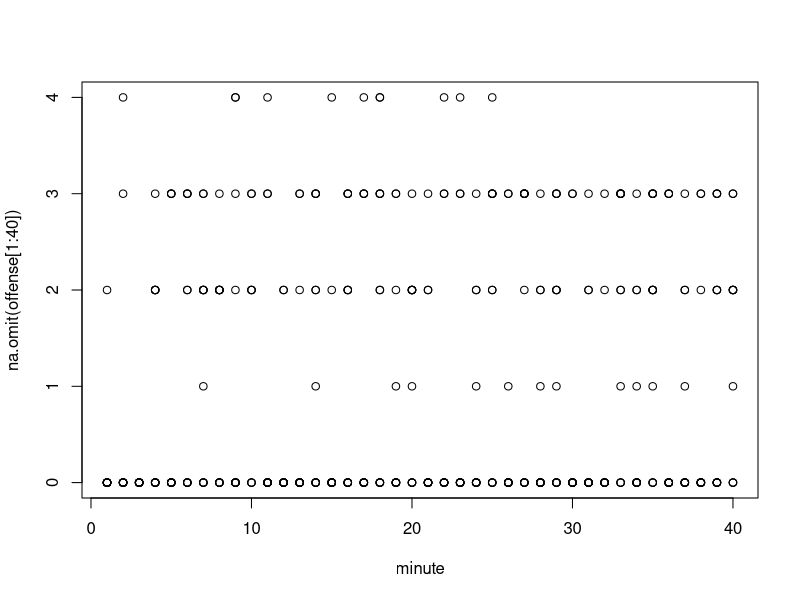
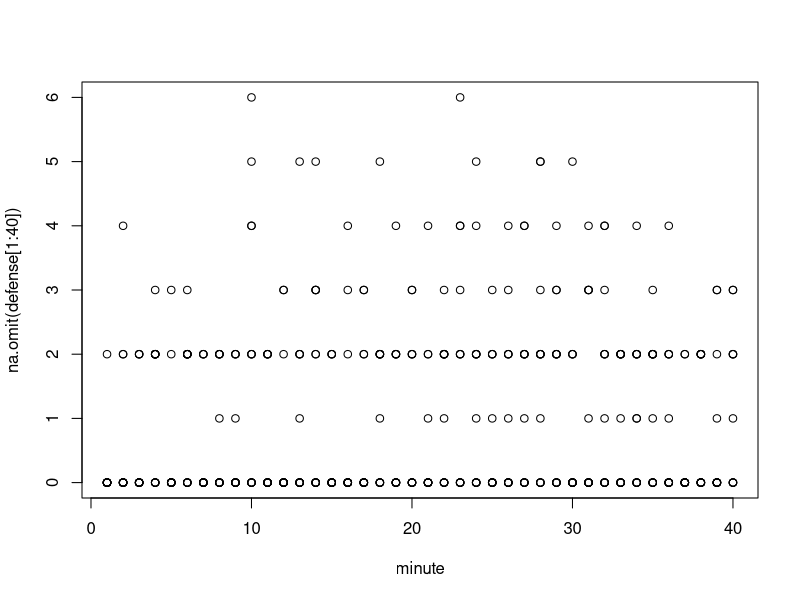
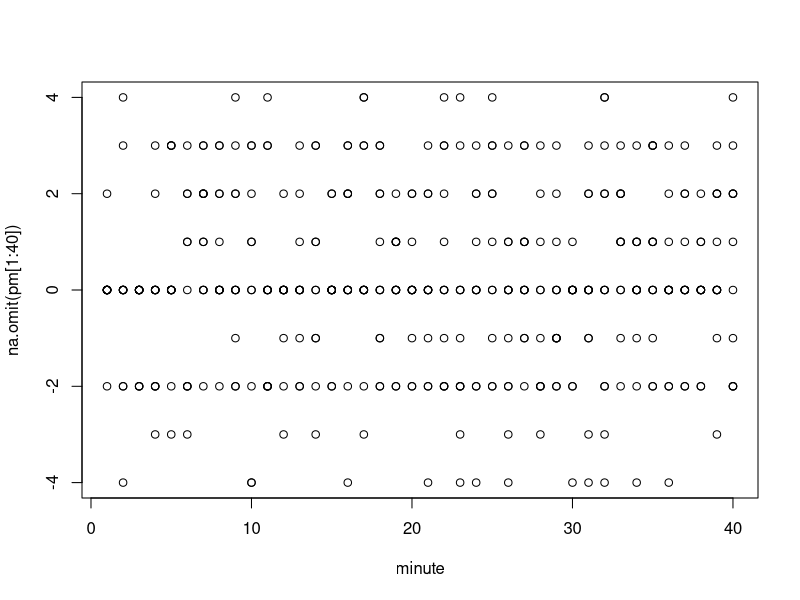
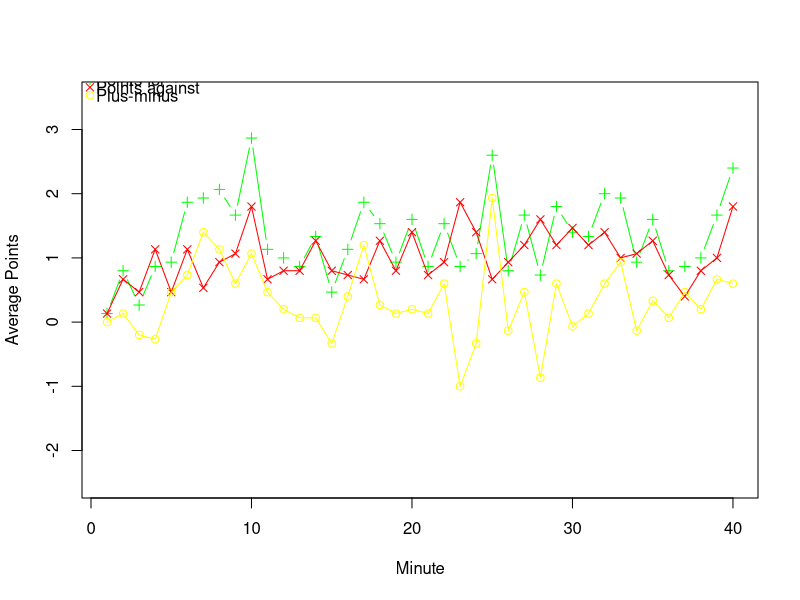
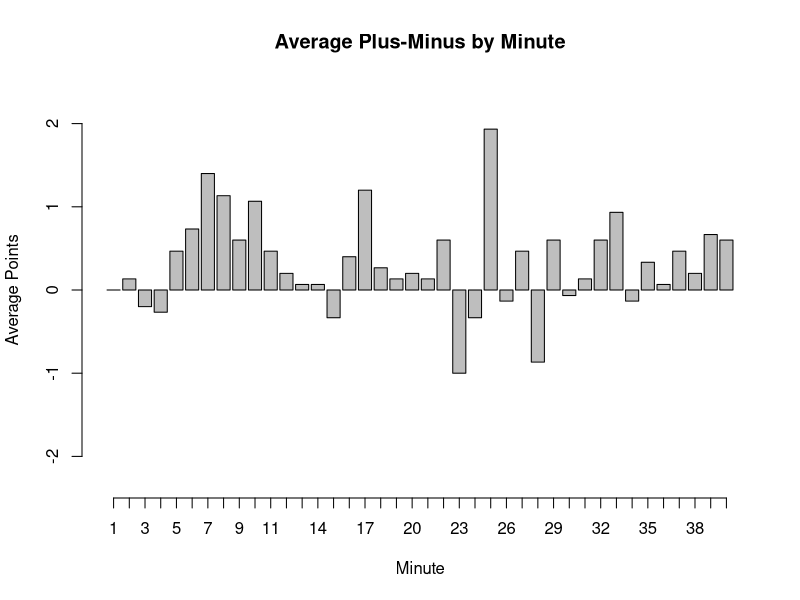
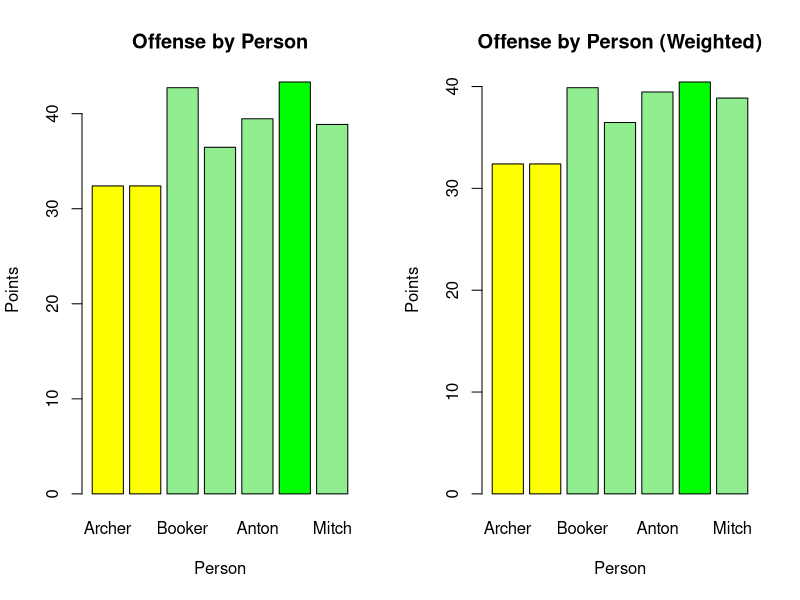
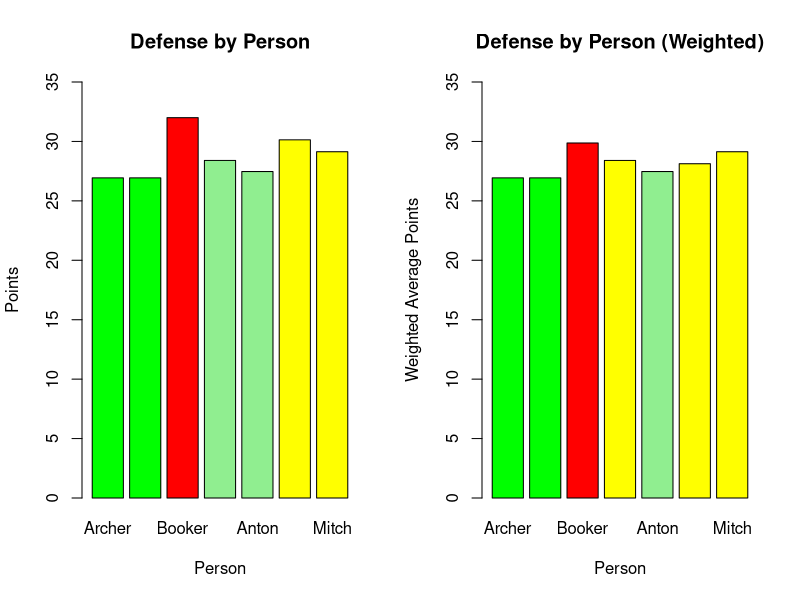
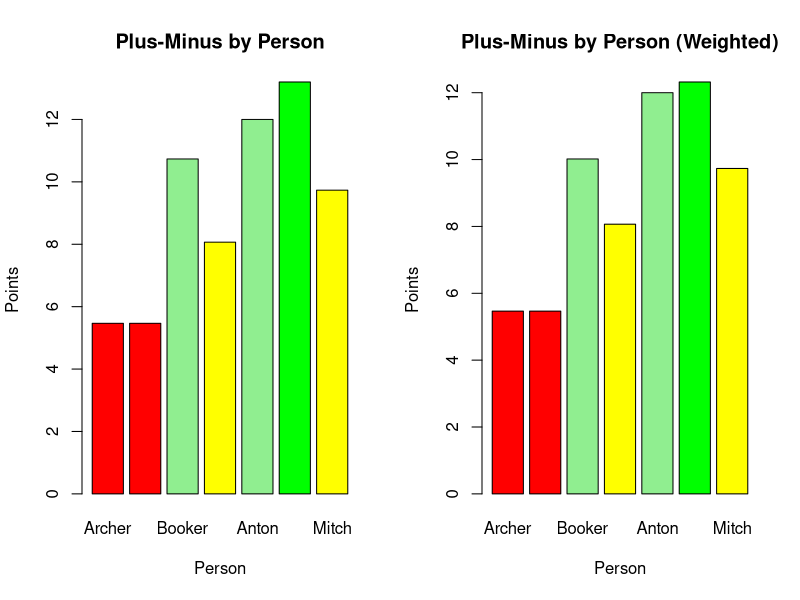

Here is the R script that generated these plots, in order:
# set working directory
setwd("C:/Users/linni/OneDrive/Desktop/Personal/Practice_Programming")
setwd("Slay-Ups-Stats")

# read data
data2 = read.csv("Data/Slay-Ups-By_Minute.csv")
attach(data2)

# offense - add new column when new data
offense = c(game1_off, game2_off, game3_off, game4_off, game5_off, game6_off,
            game7_off, game8_off, game9_off, game10_off, game11_off, game12_off,
            game13_off, game14_off, game15_off, game16_off, game17_off,
            game18_off, game19_off, game20_off, game21_off, game22_off,
            game23_off, game24_off, game25_off,game26_off, game27_off,
            game28_off)

# defense - - add new column when new data
defense = c(game1_def, game2_def, game3_def, game4_def, game5_def, game6_def,
            game7_def, game8_def, game9_def, game10_def, game11_def, game12_def,
            game13_def, game14_def, game15_def, game16_def, game17_def,
            game18_def, game19_def, game20_def, game21_def, game22_def,
            game23_def, game24_def, game25_def,game26_def, game27_def,
            game28_def)

# plus-minus
pm = offense - defense

# data columns - ADD NEW COLUMNS WHEN NEW DATA AVAILABLE
off_columns = c(2,4,6,8,10,12,14,16,24,26,28,30,32,34,56)
def_columns = c(3,5,7,9,11,13,15,17,25,27,29,31,33,35,57)

################################################################################
#                             Team Output by Minute                            #
################################################################################

# by minute offense
plot(minute, na.omit(offense[1:40]))
for (i in 2:length(off_columns)){
  points(minute, na.pass(offense[(40*i - 39):(40*i)]))}

# by minute defense
plot(minute, na.omit(defense[1:40]))
for (i in 2:length(def_columns)){
  points(minute, na.pass(defense[(40*i - 39):(40*i)]))}

# by minute plus-minus
plot(minute, na.omit(pm[1:40]))
for (i in 2:length(off_columns)){
  points(minute, na.pass(pm[(40*i - 39):(40*i)]))}

## Averages ##
mean_off_minute = rep(0,40)

for (j in 1:40){
    minute_subset = subset(data2, minute == j)
    mean_off_minute[j] = mean(colSums(minute_subset[,off_columns]))
}

mean_def_minute = rep(0,40)

for (k in 1:40){
  minute_subset = subset(data2, minute == k)
  mean_def_minute[k] = mean(colSums(minute_subset[,def_columns]))
}

mean_pm_minute = rep(0,40)

for (l in 1:40){
  minute_subset = subset(data2, minute == l)
  mean_pm_minute[l] = mean(colSums(minute_subset[,off_columns])) - 
                      mean(colSums(minute_subset[,def_columns]))
}

# plots
plot(minute, mean_off_minute, col = "green", pch = 3, type = 'b',
     ylim = c(-2.5, 3.5), ylab = "Average Points", xlab = "Minute")
points(minute, mean_def_minute, col = "red", pch = 4)
points(minute, mean_pm_minute, col = "yellow", pch = 1)
lines(minute, mean_def_minute, col = "red")
lines(minute, mean_pm_minute, col = "yellow")
legend(-1, 4, c("Points for", "Points against", "Plus-minus"),
       col = c("green", "red", "yellow"), pch = c(3,4,1), cex = 1, bty = 'n',
       x.intersp = 0.4, y.intersp = 0.4)

barplot(mean_pm_minute, names.arg = c('1','2','3','4','5','6','7','8','9','10',
        '11','12','13','14','15','16','17','18','19','20','21','22','23','24',
        '25', '26', '27','28','29','30','31','32','33','34','35','36','37','38',
        '39','40'), main = "Average Plus-Minus by Minute", axis.lty = 1,
        ylim = c(-2.5,2.5), ylab = "Average Points", xlab = "Minute")

################################################################################
#                               Output by person                               #
################################################################################

# set up each person's minutes
Archer = subset(data2, minute <= 4|(10 < minute & minute <= 28)|34 < minute)
Dan = subset(data2, minute <= 4|(10 < minute & minute <= 28)|34 < minute)
Booker = subset(data2, (4 < minute & minute <= 16)|22 < minute)
Chapman = subset(data2, minute <= 16|(22 < minute & minute <= 34))
Anton = subset(data2, minute <= 10|(16 < minute & minute <= 22)|28 < minute)
Joseph = subset(data2, (4 < minute & minute <= 22)|28 < minute)
Mitch = subset(data2, minute <= 10|(16 < minute & minute <= 34))

################################################################################
#                         Offensive Output by person                           #
################################################################################

# mean offensive output
Archer_off = mean(colSums(Archer[,off_columns], na.rm = TRUE))
Dan_off = mean(colSums(Dan[,off_columns], na.rm = TRUE))
Booker_off = mean(colSums(Booker[,off_columns], na.rm = TRUE))
Chapman_off = mean(colSums(Chapman[,off_columns], na.rm = TRUE))
Anton_off = mean(colSums(Anton[,off_columns], na.rm = TRUE))
Joseph_off = mean(colSums(Joseph[,off_columns], na.rm = TRUE))
Mitch_off = mean(colSums(Mitch[,off_columns], na.rm = TRUE))

par(mfrow = c(1,2))

barplot(c(Archer_off, Dan_off, Booker_off, Chapman_off, Anton_off, Joseph_off,
        Mitch_off), names.arg = c("Archer", "Dan", "Booker", "Chapman", "Anton",
        "Joseph", "Mitch"), col = c("yellow", "yellow", "lightgreen",
        "lightgreen","lightgreen","green", "lightgreen"), main =
        "Offense by Person", ylab = "Points", xlab = "Person")

# mean offensive output - weighted (indexed at 28mins)
Archer_off_w = (28/nrow(Archer))*mean(colSums(Archer[,off_columns],
                na.rm = TRUE))
Dan_off_w = (28/nrow(Dan))*mean(colSums(Dan[,off_columns], na.rm = TRUE))
Booker_off_w = (28/nrow(Booker))*mean(colSums(Booker[,off_columns],
                na.rm = TRUE))
Chapman_off_w = (28/nrow(Chapman))*mean(colSums(Chapman[,off_columns],
                na.rm = TRUE))
Anton_off_w = (28/nrow(Anton))*mean(colSums(Anton[,off_columns], na.rm = TRUE))
Joseph_off_w = (28/nrow(Joseph))*mean(colSums(Joseph[,off_columns],
                na.rm = TRUE))
Mitch_off_w = (28/nrow(Mitch))*mean(colSums(Mitch[,off_columns], na.rm = TRUE))

barplot(c(Archer_off_w, Dan_off_w, Booker_off_w, Chapman_off_w, Anton_off_w,
        Joseph_off_w, Mitch_off_w), names.arg = c("Archer", "Dan", "Booker",
        "Chapman", "Anton", "Joseph", "Mitch"), col = c("yellow", "yellow",
        "lightgreen", "lightgreen","lightgreen","green", "lightgreen"), main =
        "Offense by Person (Weighted)", ylab = "Points", xlab = "Person")

################################################################################
#                         Defensive Output by person                           #
################################################################################

# mean defensive output
Archer_def = mean(colSums(Archer[,def_columns], na.rm = TRUE))
Dan_def = mean(colSums(Dan[,def_columns], na.rm = TRUE))
Booker_def = mean(colSums(Booker[,def_columns], na.rm = TRUE))
Chapman_def = mean(colSums(Chapman[,def_columns], na.rm = TRUE))
Anton_def =mean(colSums(Anton[,def_columns], na.rm = TRUE))
Joseph_def = mean(colSums(Joseph[,def_columns], na.rm = TRUE))
Mitch_def = mean(colSums(Mitch[,def_columns], na.rm = TRUE))

barplot(c(Archer_def,Dan_def, Booker_def, Chapman_def, Anton_def, Joseph_def,
        Mitch_def),
        names.arg = c("Archer", "Dan", "Booker", "Chapman", "Anton", "Joseph",
        "Mitch"), col = c("green", "green", "red", "lightgreen", "lightgreen",
        "yellow", "yellow"), main = "Defense by Person", ylab = "Points",
        xlab = "Person", ylim = c(0,35))

# mean defensive output - weighted (indexed at 28mins)
Archer_def_w = (28/nrow(Archer))*mean(colSums(Archer[,def_columns],
                na.rm = TRUE))
Dan_def_w = (28/nrow(Dan))*mean(colSums(Dan[,def_columns],
            na.rm = TRUE))
Booker_def_w = (28/nrow(Booker))*mean(colSums(Booker[,def_columns],
                na.rm = TRUE))
Chapman_def_w = (28/nrow(Chapman))*mean(colSums(Chapman[,def_columns],
                na.rm = TRUE))
Anton_def_w = (28/nrow(Anton))*mean(colSums(Anton[,def_columns], na.rm = TRUE))
Joseph_def_w = (28/nrow(Joseph))*mean(colSums(Joseph[,def_columns],
                na.rm = TRUE))
Mitch_def_w = (28/nrow(Mitch))*mean(colSums(Mitch[,def_columns], na.rm = TRUE))

barplot(c(Archer_def_w, Dan_def_w, Booker_def_w, Chapman_def_w, Anton_def_w,
          Joseph_def_w, Mitch_def_w), names.arg = c("Archer", "Dan", "Booker",
          "Chapman", "Anton", "Joseph", "Mitch"), col = c("green", "green",
          "red", "yellow", "lightgreen", "yellow", "yellow"), main =
          "Defense by Person (Weighted)", ylab = "Weighted Average Points",
          xlab = "Person", ylim = c(0,35))

################################################################################
#                         Plus-Minus Output by person                          #
################################################################################

# mean plus-minus output
Archer_pm = Archer_off - Archer_def
Dan_pm = Dan_off - Dan_def
Booker_pm = Booker_off - Booker_def
Chapman_pm = Chapman_off - Chapman_def
Anton_pm = Anton_off - Anton_def
Joseph_pm = Joseph_off - Joseph_def
Mitch_pm = Mitch_off - Mitch_def

barplot(c(Archer_pm, Dan_pm, Booker_pm, Chapman_pm, Anton_pm, Joseph_pm,
          Mitch_pm), names.arg = c("Archer", "Dan", "Booker", "Chapman",
          "Anton", "Joseph", "Mitch"), col = c("red", "red", "lightgreen",
          "yellow","lightgreen","green", "yellow"), main =
          "Plus-Minus by Person", ylab = "Points", xlab = "Person")


# mean plus-minus output - weighted
Archer_pm_w = Archer_off_w - Archer_def_w
Dan_pm_w = Dan_off_w - Dan_def_w
Booker_pm_w = Booker_off_w - Booker_def_w
Chapman_pm_w = Chapman_off_w - Chapman_def_w
Anton_pm_w = Anton_off_w - Anton_def_w
Joseph_pm_w = Joseph_off_w - Joseph_def_w
Mitch_pm_w = Mitch_off_w - Mitch_def_w

barplot(c(Archer_pm_w, Dan_pm_w, Booker_pm_w, Chapman_pm_w, Anton_pm_w,
          Joseph_pm_w, Mitch_pm_w), names.arg = c("Archer", "Dan", "Booker",
          "Chapman", "Anton", "Joseph", "Mitch"), col = c("red", "red",
          "lightgreen", "yellow","lightgreen","green", "yellow"), main =
          "Plus-Minus by Person (Weighted)", ylab = "Points", xlab = "Person")

################################################################################
#                               OFFENSE BY LINEUP                              #
################################################################################

starters = subset(data2, minute <= 4)
linn_sub1 = subset(data2, 4 < minute & minute <= 10)
AM_sub = subset(data2, 10 < minute & minute <= 16)
jamess_sub = subset(data2, 16 < minute & minute <= 22)
JOAN_sub = subset(data2, 22 < minute & minute <= 28)
linn_sub2 = subset(data2, 28 < minute & minute <= 34)
end = subset(data2, 34 < minute)

# raw
starters_off = mean(colSums(starters[,off_columns], na.rm = TRUE))
linn_sub1_off = mean(colSums(linn_sub1[,off_columns], na.rm = TRUE))
AM_sub_off = mean(colSums(AM_sub[,off_columns], na.rm = TRUE))
jamess_sub_off = mean(colSums(jamess_sub[,off_columns], na.rm = TRUE))
JOAN_sub_off = mean(colSums(JOAN_sub[,off_columns], na.rm = TRUE))
linn_sub2_off = mean(colSums(linn_sub2[,off_columns], na.rm = TRUE))
end_off = mean(colSums(end[,off_columns], na.rm = TRUE))

barplot(c(starters_off, linn_sub1_off, AM_sub_off, jamess_sub_off, JOAN_sub_off,
          linn_sub2_off, end_off), names.arg = c("Starters", "Linnings Off (1)",
          "Anton/Mitch Off", "James' Off", "Jo/Anton Off", "Linnings Off (2)",
          "Endgame"), main = "Offense by Lineup", ylab = "Average Points",
          xlab = "Lineup", ylim = c(0,15))

# weighted - let 6 be index of 1 (i.e. multiply by 6/(number of minutes))
starters_off_w = (6/nrow(starters))*mean(colSums(starters[,off_columns],
                  na.rm = TRUE))
linn_sub1_off_w = (6/nrow(linn_sub1))*mean(colSums(linn_sub1[,off_columns],
                  na.rm = TRUE))
AM_sub_off_w = (6/nrow(AM_sub))*mean(colSums(AM_sub[,off_columns],
                na.rm = TRUE))
jamess_sub_off_w = (6/nrow(jamess_sub))*mean(colSums(jamess_sub[,off_columns],
                    na.rm = TRUE))
JOAN_sub_off_w = (6/nrow(JOAN_sub))*mean(colSums(JOAN_sub[,off_columns],
                  na.rm = TRUE))
linn_sub2_off_w = (6/nrow(linn_sub2))*mean(colSums(linn_sub2[,off_columns],
                  na.rm = TRUE))
end_off_w = (6/nrow(end))*mean(colSums(end[,off_columns], na.rm = TRUE))

barplot(c(starters_off_w, linn_sub1_off_w, AM_sub_off_w, jamess_sub_off_w,
          JOAN_sub_off_w, linn_sub2_off_w, end_off_w), names.arg = c("Starters",
          "Linnings Off (1)", "Anton/Mitch Off", "James' Off", "Jo/Anton Off",
          "Linnings Off (2)", "Endgame"), main = "Offense by Lineup (Weighted)",
          ylab = "Weighted Average", xlab = "Lineup")


################################################################################
#                               DEFENSE BY LINEUP                              #
################################################################################

# raw
starters_def = mean(colSums(starters[,def_columns], na.rm = TRUE))
linn_sub1_def = mean(colSums(linn_sub1[,def_columns], na.rm = TRUE))
AM_sub_def = mean(colSums(AM_sub[,def_columns], na.rm = TRUE))
jamess_sub_def = mean(colSums(jamess_sub[,def_columns], na.rm = TRUE))
JOAN_sub_def = mean(colSums(JOAN_sub[,def_columns], na.rm = TRUE))
linn_sub2_def = mean(colSums(linn_sub2[,def_columns], na.rm = TRUE))
end_def = mean(colSums(end[,def_columns], na.rm = TRUE))

barplot(c(starters_def, linn_sub1_def, AM_sub_def, jamess_sub_def, JOAN_sub_def,
          linn_sub2_def, end_def), names.arg = c("Starters", "Linnings Off (1)",
          "Anton/Mitch Off", "James' Off", "Jo/Anton Off", "Linnings Off (2)",
          "Endgame"), main = "Defense by Lineup", ylab = "Average Points",
          xlab = "Lineup")

# weighted - let 6 be index of 1 (i.e. multiply by 6/(number of minutes))
starters_def_w = (6/nrow(starters))*mean(colSums(starters[,def_columns],
                  na.rm = TRUE))
linn_sub1_def_w = (6/nrow(linn_sub1))*mean(colSums(linn_sub1[,def_columns],
                  na.rm = TRUE))
AM_sub_def_w = (6/nrow(AM_sub))*mean(colSums(AM_sub[,def_columns],
                na.rm = TRUE))
jamess_sub_def_w = (6/nrow(jamess_sub))*mean(colSums(jamess_sub[,def_columns],
                    na.rm = TRUE))
JOAN_sub_def_w = (6/nrow(JOAN_sub))*mean(colSums(JOAN_sub[,def_columns],
                  na.rm = TRUE))
linn_sub2_def_w = (6/nrow(linn_sub2))*mean(colSums(linn_sub2[,def_columns],
                  na.rm = TRUE))
end_def_w = (6/nrow(end))*mean(colSums(end[,def_columns], na.rm = TRUE))

barplot(c(starters_def_w, linn_sub1_def_w, AM_sub_def_w, jamess_sub_def_w,
          JOAN_sub_def_w, linn_sub2_def_w, end_def_w), names.arg = c("Starters",
          "Linnings Off (1)", "Anton/Mitch Off", "James' Off", "Jo/Anton Off",
          "Linnings Off (2)", "Endgame"), main = "Defense by Lineup (Weighted)",
          ylab = "Weighted Average", xlab = "Lineup")

################################################################################
#                               PLUS-MINUS BY LINEUP                           #
################################################################################

# raw
starters_pm = starters_off - starters_def
linn_sub1_pm = linn_sub1_off - linn_sub1_def 
AM_sub_pm = AM_sub_off - AM_sub_def
jamess_sub_pm = jamess_sub_off - jamess_sub_def
JOAN_sub_pm = JOAN_sub_off - JOAN_sub_def
linn_sub2_pm = linn_sub2_off - linn_sub2_def 
end_pm = end_off - end_def

barplot(c(starters_pm, linn_sub1_pm, AM_sub_pm, jamess_sub_pm, JOAN_sub_pm,
          linn_sub2_pm, end_pm), names.arg = c("Starters", "Linnings Off (1)",
          "Anton/Mitch Off", "James' Off", "Jo/Anton Off", "Linnings Off (2)",
          "Endgame"), main = "Plus-Minus by Lineup", ylab = "Average Points",
          xlab = "Lineup", ylim = c(-2,6))

# weighted
starters_pm_w = starters_off_w - starters_def_w
linn_sub1_pm_w = linn_sub1_off_w - linn_sub1_def_w
AM_sub_pm_w = AM_sub_off_w - AM_sub_def_w
jamess_sub_pm_w = jamess_sub_off_w - jamess_sub_def_w
JOAN_sub_pm_w = JOAN_sub_off_w - JOAN_sub_def_w
linn_sub2_pm_w = linn_sub2_off_w - linn_sub2_def_w
end_pm_w = end_off_w - end_def_w

barplot(c(starters_pm_w, linn_sub1_pm_w, AM_sub_pm_w, jamess_sub_pm_w,
          JOAN_sub_pm_w, linn_sub2_pm_w, end_pm_w), names.arg = c("Starters",
          "Linnings Off (1)", "Anton/Mitch Off", "James' Off", "Jo/Anton Off",
          "Linnings Off (2)", "Endgame"), main = 
          "Plus-Minus by Lineup (Weighted)", ylab = "Weighted Average", xlab =
          "Lineup", ylim = c(-2,6))

################################################################################
